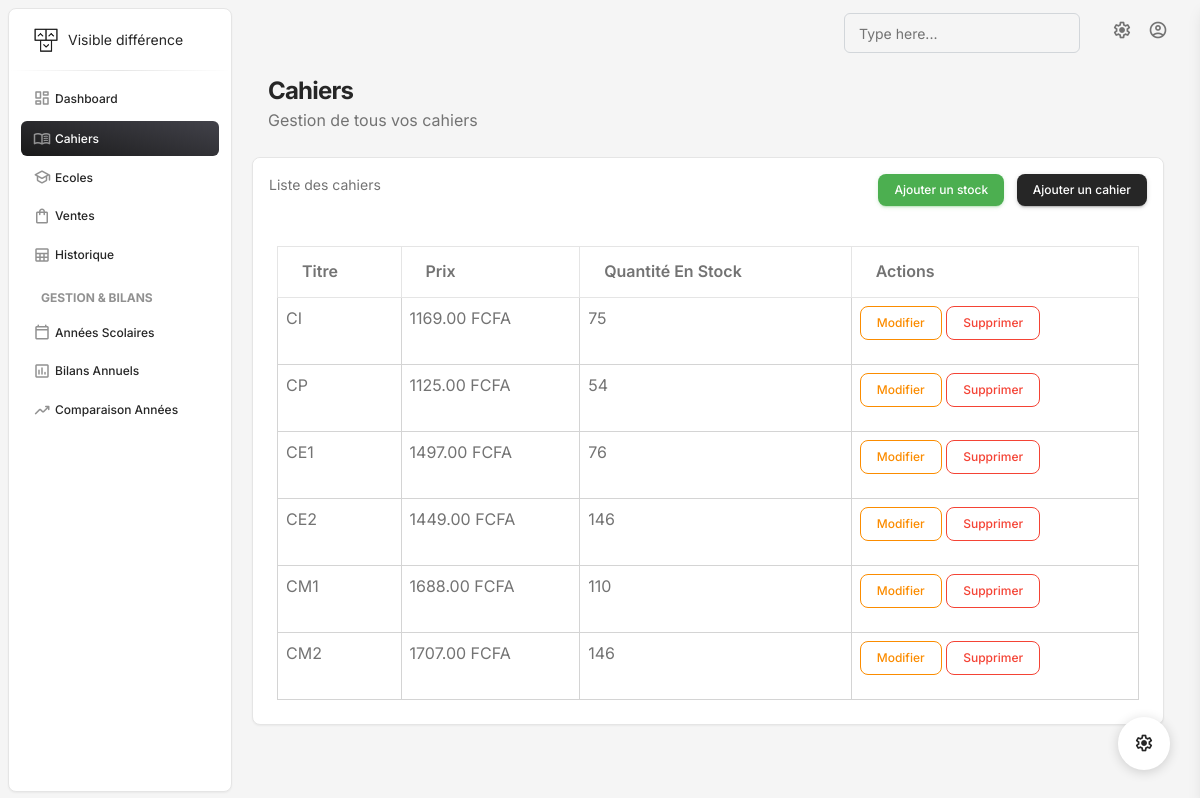
The app's page /cahiers with its own data.
### gestion/models.py (models this page shows, shortened)
class Cahiers(models.Model):
    id = models.UUIDField(primary_key=True, default=uuid.uuid4, editable=False)
    titre = models.TextField()
    prix = models.DecimalField(max_digits=10, decimal_places=2)  # CORRECTION: Decimal au lieu d'Integer
    quantite_stock = models.IntegerField()
    created_at = models.DateTimeField(auto_now_add=True)
    updated_at = models.DateTimeField(auto_now=True)

### gestion/Views/book.py (the view)
# urls.py: path('cahiers', allcahiers, name='cahiers'),
def allcahiers(request):
    cahiers = Cahiers.objects.all()
    return render(request, 'cahiers.html', {'cahiers': cahiers})

### gestion/templates/cahiers.html (shortened to what this page needs)
{% extends "base.html" %}
{% block content %}
{% load static %}
<div class="container-fluid py-2">
  <div class="row">
    <div class="ms-3">
      <h3 class="mb-0 h4 font-weight-bolder">Cahiers</h3>
      <p class="mb-4">Gestion de tous vos cahiers</p>
    </div>
    <div class="row mb-4">
      <div class="col-lg-12 col-md-6 mb-md-0 mb-4">
        <div class="card">
          <div class="card-header pb-0">
            <div class="row">
              <div class="col-lg-6 col-7">
                <p class="text-sm mb-0"><span>Liste des cahiers</span></p>
              </div>
              <div class="col-lg-6 col-5 text-end">
                <button
                  class="btn btn-sm btn-success me-2"
                  data-bs-toggle="modal"
                  data-bs-target="#ajouterStockModal"
                >
                  Ajouter un stock
                </button>
                <button
                  class="btn btn-sm btn-dark"
                  data-bs-toggle="modal"
                  data-bs-target="#addCahierModal"
                >
                  Ajouter un cahier
                </button>
              </div>
            </div>
          </div>
          <div class="card-body p-4 pb-2">
            <div class="table-responsive">
              <table class="table table-bordered">
                <thead>
                  <tr>
                    <th scope="col">Titre</th>
                    <th scope="col">Prix</th>
                    <th scope="col">Quantité en stock</th>
                    <th scope="col">Actions</th>
                  </tr>
                </thead>
                <tbody>
                  {% for cahier in cahiers %}
                  <tr>
                    <td class="border">{{ cahier.titre }}</td>
                    <td class="border">{{ cahier.prix }} FCFA</td>
                    <td class="border">{{ cahier.quantite_stock }}</td>
                    <td class="border">
                      <a
                        href="#"
                        class="btn btn-sm btn-outline-warning"
                        data-bs-toggle="modal"
                        data-bs-target="#addCahierModal"
                        data-id="{{ cahier.id }}"
                        data-titre="{{ cahier.titre }}"
                        data-prix="{{ cahier.prix }}"
                        data-quantite="{{ cahier.quantite_stock }}"
                        title="Modifier"
                      >Modifier
                      </a>
                      <a
                        href="{% url 'supprimer_cahier' cahier.id %}"
                        class="btn btn-sm btn-outline-danger"
                        title="Supprimer"
                        onclick="return confirm('Êtes-vous sûr de vouloir supprimer ce cahier ?')"
                      >Supprimer
                      </a>
                    </td>
                  </tr>
                  {% empty %}
                  <tr>
                    <td colspan="4" class="text-center">
                      Aucun cahier disponible.
                    </td>
                  </tr>
                  {% endfor %}
                </tbody>
              </table>
            </div>
          </div>
        </div>
      </div>
    </div>
  </div>
</div>
{% endblock %}

### records on screen
Cahiers: titre "CI", prix "1169.00", quantite_stock "75"
Cahiers: titre "CP", prix "1125.00", quantite_stock "54"
Cahiers: titre "CE1", prix "1497.00", quantite_stock "76"
Cahiers: titre "CE2", prix "1449.00", quantite_stock "146"
Cahiers: titre "CM1", prix "1688.00", quantite_stock "110"
Cahiers: titre "CM2", prix "1707.00", quantite_stock "146"
